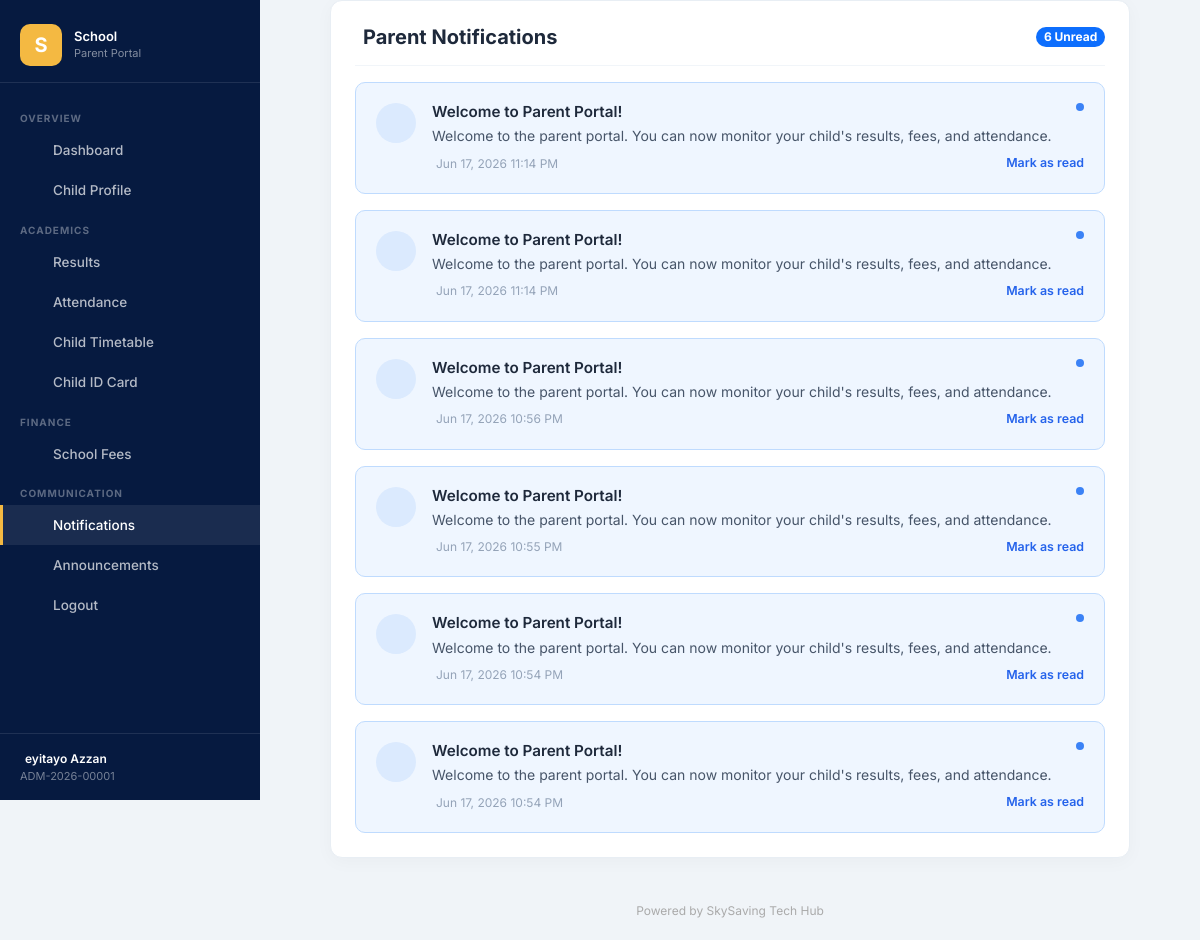
Page /parent/notifications (signed in) on the committed database.
### tables this page shows
CREATE TABLE `notifications` (
  `id` int unsigned NOT NULL AUTO_INCREMENT,
  `school_id` int unsigned NOT NULL DEFAULT '1',
  `user_type` enum('student','parent','staff') NOT NULL,
  `user_id` int unsigned NOT NULL COMMENT 'Refers to target login accounts table id (student_accounts.id, parent_accounts.id, staff_accounts.id)',
  `title` varchar(255) NOT NULL,
  `message` text NOT NULL,
  `is_read` tinyint(1) DEFAULT '0',
  `created_at` datetime DEFAULT CURRENT_TIMESTAMP,
  PRIMARY KEY (`id`),
  KEY `idx_notifications_school` (`school_id`)
);

### config/helpers.php (called while the page is built, shortened)
<?php
require_once __DIR__ . '/database.php';
function e(?string $value): string
{
    return htmlspecialchars((string) $value, ENT_QUOTES, 'UTF-8');
}
function url(string $path = ''): string
{
    $path = ltrim($path, '/');
    return (BASE_URL === '' ? '' : BASE_URL) . '/' . $path;
}
function render(string $view, array $data = [], ?string $layout = 'public'): void
{
    extract($data);
    require __DIR__ . '/../views/' . $view . '.php';
}

### controllers/ParentController.php (called while the page is built, shortened)
<?php
require_once __DIR__ . '/../config/helpers.php';
final class ParentController
{
    private PDO $db;
    public function __construct()
    {
        $this->db = Database::connect();
    }
    public function notifications(): void
    {
        $parentAccId = $_SESSION['parent']['id'];
        $stmt = $this->db->prepare("SELECT * FROM notifications WHERE user_type = 'parent' AND user_id = ? ORDER BY created_at DESC");
        $stmt->execute([$parentAccId]);
        $notifications = $stmt->fetchAll();
        render('parent/notifications', compact('notifications'), 'parent');
    }
}

### config/database.php (called while the page is built, shortened)
<?php
require_once __DIR__ . '/SchoolContext.php';
class TenantPDO extends PDO
{
    #[\ReturnTypeWillChange]
    public function prepare($statement, $options = null)
    {
        $options = is_array($options) ? $options : [];
        $rewritten = $this->rewriteSql($statement);
        try {
            return parent::prepare($rewritten, $options);
        } catch (PDOException $e) {
            throw new PDOException($e->getMessage() . " | Raw SQL: " . $statement . " | Rewritten SQL: " . $rewritten, (int)$e->getCode(), $e);
        }
    }
    public static array $tenantTables = [
        'activity_logs', 'admins', 'admission_letters', 'admissions', 'announcements',
        'applicants', 'assessment_components', 'assignments', 'assignment_submissions', 'attendance', 'audit_logs', 'classes', 'class_subjects', 'documents', 'email_logs',
        'exam_questions', 'exam_results', 'exam_subjects', 'fee_structures', 'grading_rules', 'interviews',
        'inventory_items', 'inventory_transactions', 'library_books', 'library_borrowings',
        'notifications', 'parent_accounts', 'parents', 'payments', 'promotion_history',
        'school_gates', 'sms_logs', 'staff', 'staff_accounts', 'staff_attendance', 'staff_audit_logs', 'staff_class_assignments', 'staff_permissions',
        'student_accounts', 'student_authorized_pickups', 'student_exit_logs', 'student_fee_payments', 'student_results', 'student_subject_enrollments', 'student_transport',
        'subjects', 'term_remarks', 'timetables', 'transport_buses', 'transport_routes'
    ];
    private function rewriteSql(string $sql): string
    {
        $excludePatterns = [
            'superadmins', 'schools', 'school_licenses', 'school_subscriptions',
            'super_audit_logs', 'system_updates', 'system_releases', 'system_update_history',
            'school_update_log', 'migrations',
            'support_tickets', 'support_ticket_replies', 'roles', 'permissions',
            'role_permissions',
            'customer_accounts', 'customer_invoices', 'customer_domains',
            'customer_downloads_log', 'customer_marketplace_orders',
            'platform_settings', 'app_configs', 'school_settings', 'system_settings',
            'software_releases',
            'marketplace_products', 'marketplace_transactions',
            'subscription_reminder_log',
            'coupons',
        ];
        foreach ($excludePatterns as $pattern) {
            if (stripos($sql, $pattern) !== false) {
                return $sql;
            }
        }
        $tenantTables = self::$tenantTables;
        $schoolId = SchoolContext::id();
        $trimmed = trim($sql);
        if (stripos($trimmed, 'SELECT') === 0) {
            $fromPos = stripos($trimmed, 'FROM');
            if ($fromPos !== false) {
                $afterFrom = substr($trimmed, $fromPos + 4);
                $endPos = strlen($afterFrom);
                $splitKeywords = ['JOIN', 'LEFT', 'RIGHT', 'INNER', 'WHERE', 'ORDER BY', 'GROUP BY', 'LIMIT', 'UNION', ')'];
                foreach ($splitKeywords as $kw) {
                    $pos = stripos($afterFrom, $kw);
                    if ($pos !== false && $pos < $endPos) {
                        $endPos = $pos;
                    }
                }
                $tableRef = trim(substr($afterFrom, 0, $endPos));
                $parts = preg_split('/\s+/', $tableRef);
                if (!empty($parts[0])) {
                    $table = strtolower(str_replace('`', '', $parts[0]));
                    if (in_array($table, $tenantTables, true)) {
                        $alias = $parts[0];
                        $alias = str_replace('`', '', $alias);
                        $qualifier = "`{$alias}`.school_id = " . $schoolId;
                        if (stripos($trimmed, 'WHERE') !== false) {
                            return preg_replace('/WHERE/i', 'WHERE ' . $qualifier . ' AND ', $trimmed, 1);
                        }
                    }
                }
            }
        }
        return $sql;
    }
}
final class Database
{
    private static ?TenantPDO $pdo = null;
    public static function connect(): TenantPDO
    {
        if (self::$pdo === null) {
            $dsn = 'mysql:host=' . DB_HOST . ';dbname=' . DB_NAME . ';charset=utf8mb4';
            try {
                self::$pdo = new TenantPDO($dsn, DB_USER, DB_PASS, [
                    PDO::ATTR_ERRMODE => PDO::ERRMODE_EXCEPTION,
                    PDO::ATTR_DEFAULT_FETCH_MODE => PDO::FETCH_ASSOC,
                    PDO::ATTR_EMULATE_PREPARES => false,
                    PDO::MYSQL_ATTR_USE_BUFFERED_QUERY => true,
                ]);
            } catch (PDOException $e) {
                $hostName = strtolower($_SERVER['HTTP_HOST'] ?? 'localhost');
                $isLocalHost = str_starts_with($hostName, 'localhost')
                    || str_starts_with($hostName, '127.0.0.1')
                    || str_starts_with($hostName, '[::1]');
                if ($isLocalHost && DB_NAME !== 'school_admission_portal') {
                    try {
                        $fallbackDsn = 'mysql:host=localhost;dbname=' . DB_NAME . ';charset=utf8mb4';
                        self::$pdo = new TenantPDO($fallbackDsn, 'root', '', [
                            PDO::ATTR_ERRMODE => PDO::ERRMODE_EXCEPTION,
                            PDO::ATTR_DEFAULT_FETCH_MODE => PDO::FETCH_ASSOC,
                            PDO::ATTR_EMULATE_PREPARES => false,
                            PDO::MYSQL_ATTR_USE_BUFFERED_QUERY => true,
                        ]);
                    } catch (PDOException $fallbackException) {
                        throw $e;
                    }
                } else {
                    throw $e;
                }
            }
        }
        return self::$pdo;
    }
}

### config/SchoolContext.php (called while the page is built, shortened)
<?php
final class SchoolContext
{
    private static ?int $schoolId = 1;
    public static function id(): int
    {
        return self::$schoolId ?? 1;
    }
}

### views/parent/notifications.php (the view, shortened to what this page needs)
<div class="notif-container">
    <div class="notif-card">
        <div class="notif-header">
            <h2><i class="ti ti-bell"></i> Parent Notifications</h2>
            <span class="badge bg-primary rounded-pill">
                <?= count(array_filter($notifications, fn($n) => !$n['is_read'])) ?> Unread
            </span>
        </div>
        <?php if (empty($notifications)): ?>
            <div class="notif-empty">
                <i class="ti ti-bell-off"></i>
                <p class="mb-0">You have no notifications at the moment.</p>
            </div>
        <?php else: ?>
            <div class="notif-list">
                <?php foreach ($notifications as $n): ?>
                    <div class="notif-row <?= !$n['is_read'] ? 'unread' : '' ?>">
                        <?php if (!$n['is_read']): ?>
                            <span class="notif-bullet" title="Unread"></span>
                        <?php endif; ?>
                        <div class="notif-icon-box">
                        </div>
                        <div class="notif-body">
                            <h4 class="notif-title"><?= e($n['title']) ?></h4>
                            <p class="notif-msg"><?= nl2br(e($n['message'])) ?></p>
                            <div class="notif-meta">
                                <span class="notif-time">
                                    <?= date('M d, Y h:i A', strtotime($n['created_at'])) ?>
                                </span>
                                <?php if (!$n['is_read']): ?>
                                    <form method="POST" action="<?= url('parent/notifications') ?>" style="display:inline;">
                                        <button type="submit" class="btn-mark-read">
                                            <i class="ti ti-check"></i> Mark as read
                                        </button>
                                    </form>
                                <?php endif; ?>
                            </div>
                        </div>
                    </div>
                <?php endforeach; ?>
            </div>
        <?php endif; ?>
    </div>
</div>

### assets/css/style.css (style rules this page uses)
:root { --blue-950: #061a40; --blue-900: #082a66; --blue-800: #0b3d91; --blue-700: #1056c2; --gold: #f4b942; --ink: #172033; --muted: #667085; --surface: #ffffff; --soft: #f3f6fb; --line: #dbe4f0; --brand-primary: #0b3d91; --brand-secondary: #f4b942; --brand-sidebar: #061a40; --brand-button: #0b3d91; --brand-dashboard: #1056c2; --landing-ink: #080c14; --landing-navy: #0d1829; --landing-gold: #c9a84c; --landing-gold2: #f0cc7a; --landing-ivory: #faf7f0; --landing-muted: #7a7670; --landing-teal: #1a7f6e; }
body { background: var(--soft); color: var(--ink); font-family: "Segoe UI", system-ui, sans-serif; }

### views/layouts/parent.php (style rules this page uses)
:root { --parent-primary: var(--brand-primary, #0b3d91); --parent-sidebar: var(--brand-sidebar, #061a40); --parent-accent: var(--brand-secondary, #f4b942); }
body { font-family: 'Inter', sans-serif; background: #f0f4f8; }

### views/parent/notifications.php (style rules this page uses)
.notif-container { max-width: 800px; margin: 0 auto; }
.notif-card { background: #fff; border-radius: 12px; padding: 1.5rem; box-shadow: 0 4px 18px rgba(0,0,0,0.03); border: 1px solid #e8eef4; margin-bottom: 1.5rem; }
.notif-header { display: flex; justify-content: space-between; align-items: center; border-bottom: 1px solid #f1f5f9; padding-bottom: 1rem; margin-bottom: 1rem; }
.notif-header h2 { font-size: 1.25rem; font-weight: 700; color: #1e293b; margin: 0; display: flex; align-items: center; gap: 8px; }
.notif-list { display: flex; flex-direction: column; gap: 1rem; }
.notif-row { display: flex; gap: 16px; align-items: flex-start; padding: 1.25rem; border-radius: 10px; background: #f8fafc; border: 1px solid #e2e8f0; transition: all 0.2s ease-in-out; position: relative; }
.notif-row.unread { background: #eff6ff; border-color: #bfdbfe; }
.notif-bullet { width: 8px; height: 8px; border-radius: 50%; background: #3b82f6; position: absolute; top: 20px; right: 20px; }
.notif-icon-box { width: 40px; height: 40px; border-radius: 50%; background: #e2e8f0; display: flex; align-items: center; justify-content: center; color: #64748b; font-size: 1.2rem; flex-shrink: 0; }
.notif-row.unread .notif-icon-box { background: #dbeafe; color: #2563eb; }
.notif-body { flex: 1; }
.notif-title { font-size: 0.95rem; font-weight: 600; color: #1e293b; margin: 0 0 4px 0; }
.notif-msg { font-size: 0.875rem; color: #475569; margin: 0 0 8px 0; line-height: 1.5; }
.notif-meta { display: flex; justify-content: space-between; align-items: center; }
.notif-time { font-size: 0.75rem; color: #94a3b8; display: flex; align-items: center; gap: 4px; }
.btn-mark-read { background: none; border: none; color: #2563eb; font-size: 0.775rem; font-weight: 600; padding: 0; cursor: pointer; display: flex; align-items: center; gap: 4px; transition: color 0.15s; }

### rows in the picture
notifications: is_read 0 (drawn), title "Welcome to Parent Portal!", message "Welcome to the parent portal. You can now monitor your child's results, fees, and attendance.", created_at "Jun 17, 2026 11:14 PM"
notifications: is_read 0 (drawn), title "Welcome to Parent Portal!", message "Welcome to the parent portal. You can now monitor your child's results, fees, and attendance.", created_at "Jun 17, 2026 11:14 PM"
notifications: is_read 0 (drawn), title "Welcome to Parent Portal!", message "Welcome to the parent portal. You can now monitor your child's results, fees, and attendance.", created_at "Jun 17, 2026 10:56 PM"
notifications: is_read 0 (drawn), title "Welcome to Parent Portal!", message "Welcome to the parent portal. You can now monitor your child's results, fees, and attendance.", created_at "Jun 17, 2026 10:55 PM"
notifications: is_read 0 (drawn), title "Welcome to Parent Portal!", message "Welcome to the parent portal. You can now monitor your child's results, fees, and attendance.", created_at "Jun 17, 2026 10:54 PM"
notifications: is_read 0 (drawn), title "Welcome to Parent Portal!", message "Welcome to the parent portal. You can now monitor your child's results, fees, and attendance.", created_at "Jun 17, 2026 10:54 PM"

### other values in the picture
substr(setting('school_name', 'S'), 0, 1) "S"
setting('school_name', 'School') "School"
$parentSession['name'] "eyitayo Azzan"
$parentSession['app_number'] "ADM-2026-00001"
count(array_filter($notifications, fn($n) => !$n['is_read'])) "6"
